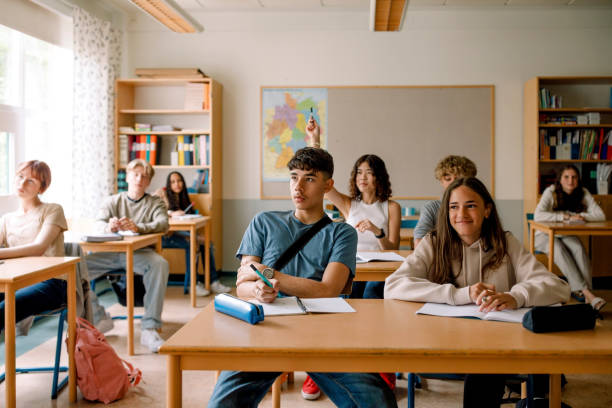
#> input picture backend/uploads/media/003eff5c80db_gettyimages-1345022853-612x612.jpg, 612 x 408 px
$ python -i detector.py   (imports and definitions only)   (older library calls are emulated)
#> lines starting #> are read from the running program, lines starting #| are printed output that depends on the picture
#> further down, picture is the input picture: shape (408, 612, 3); mean B, G, R 113.6, 132.6, 154.5
import cv2
import numpy as np
from pathlib import Path
from typing import List, Dict, Any, Tuple, Optional
from app.config import CROPS_DIR

# Load standard OpenCV Haar cascade for face detection
CASCADE_PATH = cv2.data.haarcascades + "haarcascade_frontalface_default.xml"
face_cascade = cv2.CascadeClassifier(CASCADE_PATH)

def detect_faces_in_image(image_bgr: np.ndarray) -> List[Dict[str, Any]]:
    """
    Detects faces in a BGR image using OpenCV Haar cascade.
    Returns a list of dicts with bounding boxes, normalized coordinates, crops, and quality metrics.
    """
    if image_bgr is None or image_bgr.size == 0:
        return []

    height, width = image_bgr.shape[:2]
#> height = 408; width = 612
    gray = cv2.cvtColor(image_bgr, cv2.COLOR_BGR2GRAY)
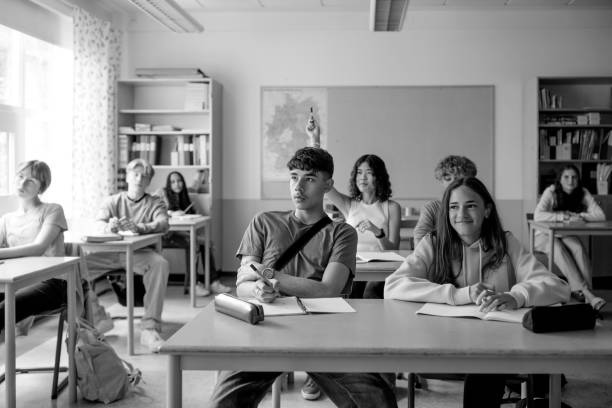
#> gray: shape (408, 612); min 0, max 255, mean 137

    # Histogram equalization for robust detection under varied lighting
    gray_eq = cv2.equalizeHist(gray)
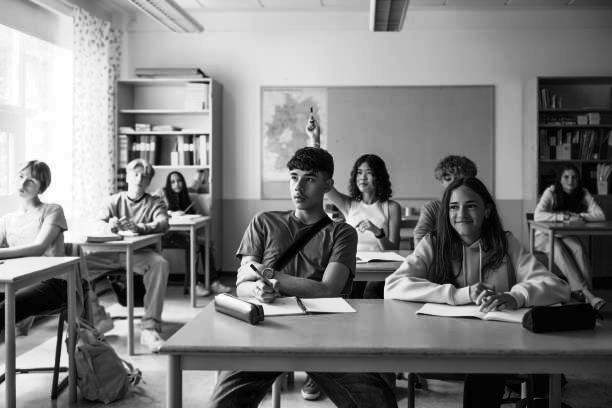
#> gray_eq: shape (408, 612); min 0, max 255, mean 127.4

    # Multi-scale face detection
    faces = face_cascade.detectMultiScale(
        gray_eq,
        scaleFactor=1.1,
        minNeighbors=5,
        minSize=(36, 36),
        flags=cv2.CASCADE_SCALE_IMAGE
    )
#> faces = [[440, 187, 49, 49]]

    results = []
    for idx, (x, y, w, h) in enumerate(faces):
        # Extract face crop
        # Add slight 5% padding around face if within bounds
        pad_x = int(w * 0.05)
        pad_y = int(h * 0.05)
        x1 = max(0, x - pad_x)
        y1 = max(0, y - pad_y)
        x2 = min(width, x + w + pad_x)
        y2 = min(height, y + h + pad_y)

        crop = image_bgr[y1:y2, x1:x2]
        if crop.size == 0:
            continue

        crop_resized = cv2.resize(crop, (128, 128))

        # Calculate sharpness (Laplacian variance)
        crop_gray = cv2.cvtColor(crop_resized, cv2.COLOR_BGR2GRAY)
        laplacian_var = float(cv2.Laplacian(crop_gray, cv2.CV_64F).var())

        results.append({
            "face_index": idx,
            "bbox": [int(x), int(y), int(w), int(h)],
            "normalized_bbox": [
                round(x / width, 4),
                round(y / height, 4),
                round(w / width, 4),
                round(h / height, 4)
            ],
            "crop_bgr": crop_resized,
            "quality_score": round(min(1.0, laplacian_var / 500.0), 3),
            "width": width,
            "height": height
        })
#> this loop made 1 pass
#> (x, y, w, h, pad_x, pad_y, x1, y1) on pass 1: (440, 187, 49, 49, 2, 2, 438, 185)
#> pass 1, in detect_faces_in_image, `crop = image_bgr[y1:y2, x1:x2]`:
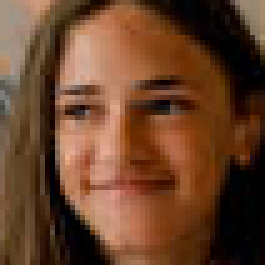
#> crop: shape (53, 53, 3) (shown 5 times larger); mean B, G, R 42.4, 66.5, 104.9
#> pass 1, in detect_faces_in_image, `crop_resized = cv2.resize(crop, (128, 128))`:
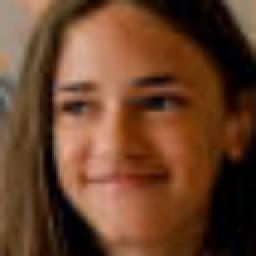
#> crop_resized: shape (128, 128, 3) (shown 2 times larger); mean B, G, R 42.3, 66.4, 104.8
#> pass 1, in detect_faces_in_image, `crop_gray = cv2.cvtColor(crop_resized, cv2.COLOR_BGR2GRAY)`:
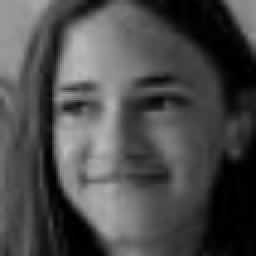
#> crop_gray: shape (128, 128) (shown 2 times larger); min 0, max 186, mean 75.2
#> after the loop, results = 1 item

    return results

def save_crop_image(crop_bgr: np.ndarray, prefix: str = "face") -> str:
    """
    Saves a face crop to disk and returns the relative path from BASE_DIR.
    """
    import uuid
    filename = f"{prefix}_{uuid.uuid4().hex[:10]}.jpg"
    filepath = CROPS_DIR / filename
    cv2.imwrite(str(filepath), crop_bgr, [int(cv2.IMWRITE_JPEG_QUALITY), 90])
    return f"uploads/crops/{filename}"

>>> import cv2
>>> picture = cv2.imread('../../uploads/media/003eff5c80db_gettyimages-1345022853-612x612.jpg')
>>> result = detect_faces_in_image(picture)
#> result = 1 item
